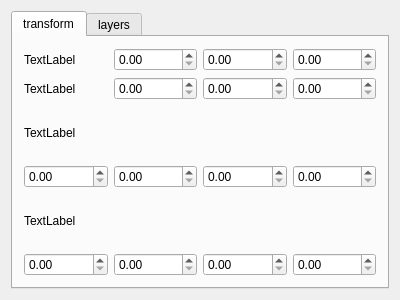
<?xml version="1.0" encoding="UTF-8"?>
<ui version="4.0">
 <class>QTEntityParametersWidget</class>
 <widget class="QWidget" name="QTEntityParametersWidget">
  <property name="geometry">
   <rect>
    <x>0</x>
    <y>0</y>
    <width>400</width>
    <height>300</height>
   </rect>
  </property>
  <property name="windowTitle">
   <string>QTEntityParametersWidget</string>
  </property>
  <layout class="QHBoxLayout" name="horizontalLayout">
   <item>
    <widget class="QTabWidget" name="parametersview">
     <property name="currentIndex">
      <number>0</number>
     </property>
     <widget class="QWidget" name="transform">
      <attribute name="title">
       <string>transform</string>
      </attribute>
      <layout class="QHBoxLayout" name="horizontalLayout_2">
       <item>
        <layout class="QGridLayout" name="gridLayout">
         <item row="3" column="1">
          <widget class="QDoubleSpinBox" name="doubleSpinBox_3"/>
         </item>
         <item row="0" column="3">
          <widget class="QDoubleSpinBox" name="doubleSpinBox"/>
         </item>
         <item row="0" column="4">
          <widget class="QDoubleSpinBox" name="doubleSpinBox_2"/>
         </item>
         <item row="0" column="1">
          <widget class="QLabel" name="label">
           <property name="text">
            <string>TextLabel</string>
           </property>
          </widget>
         </item>
         <item row="1" column="1">
          <widget class="QLabel" name="label_2">
           <property name="text">
            <string>TextLabel</string>
           </property>
          </widget>
         </item>
         <item row="2" column="1">
          <widget class="QLabel" name="label_3">
           <property name="text">
            <string>TextLabel</string>
           </property>
          </widget>
         </item>
         <item row="4" column="1">
          <widget class="QLabel" name="label_4">
           <property name="text">
            <string>TextLabel</string>
           </property>
          </widget>
         </item>
         <item row="3" column="3">
          <widget class="QDoubleSpinBox" name="doubleSpinBox_4"/>
         </item>
         <item row="3" column="4">
          <widget class="QDoubleSpinBox" name="doubleSpinBox_5"/>
         </item>
         <item row="0" column="5">
          <widget class="QDoubleSpinBox" name="doubleSpinBox_6"/>
         </item>
         <item row="1" column="3">
          <widget class="QDoubleSpinBox" name="doubleSpinBox_7"/>
         </item>
         <item row="1" column="4">
          <widget class="QDoubleSpinBox" name="doubleSpinBox_8"/>
         </item>
         <item row="1" column="5">
          <widget class="QDoubleSpinBox" name="doubleSpinBox_9"/>
         </item>
         <item row="3" column="5">
          <widget class="QDoubleSpinBox" name="doubleSpinBox_10"/>
         </item>
         <item row="5" column="1">
          <widget class="QDoubleSpinBox" name="doubleSpinBox_11"/>
         </item>
         <item row="5" column="4">
          <widget class="QDoubleSpinBox" name="doubleSpinBox_13"/>
         </item>
         <item row="5" column="3">
          <widget class="QDoubleSpinBox" name="doubleSpinBox_12"/>
         </item>
         <item row="5" column="5">
          <widget class="QDoubleSpinBox" name="doubleSpinBox_14"/>
         </item>
        </layout>
       </item>
      </layout>
     </widget>
     <widget class="QWidget" name="layers">
      <attribute name="title">
       <string>layers</string>
      </attribute>
      <layout class="QHBoxLayout" name="horizontalLayout_6">
       <item>
        <widget class="QListView" name="listView"/>
       </item>
      </layout>
     </widget>
    </widget>
   </item>
  </layout>
 </widget>
 <layoutdefault spacing="6" margin="11"/>
 <resources/>
 <connections/>
</ui>
